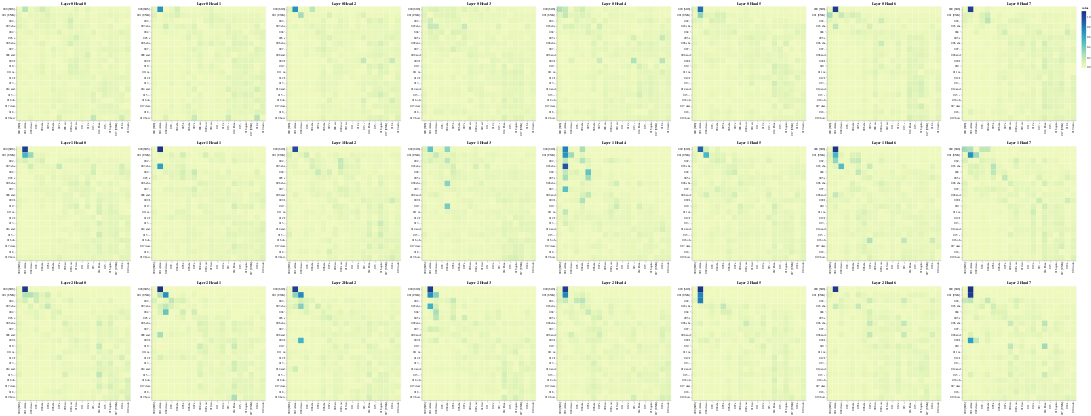

Write notebook code for a chart like this one.
### Code cell
# Let's take a look into the Cross Attention [Where the translation task happens]
Get_All_Attention_Maps(model, "encoder-decoder", layers, heads, encoder_input_tokens, decoder_input_tokens, min(20, sentence_length))

### Figure 1 — Vega-Lite specification as saved in the notebook (floating-point values rounded to 4 significant figures; data arrays with more than 128 entries replaced by an {"elided": "..."} marker saying what was removed)
{"config": {"view": {"continuousWidth": 300, "continuousHeight": 300}}, "vconcat": [{"hconcat": [{"data": {"name": "data-fe9b94c4f042a639076b80842dfdb759"}, "mark": {"type": "rect"}, "encoding": {"color": {"field": "value", "type": "quantitative"}, "tooltip": [{"field": "row", "type": "quantitative"}, {"field": "column", "type": "quantitative"}, {"field": "value", "type": "quantitative"}, {"field": "row_token", "type": "nominal"}, {"field": "col_token", "type": "nominal"}], "x": {"axis": {"title": ""}, "field": "col_token", "type": "nominal"}, "y": {"axis": {"title": ""}, "field": "row_token", "type": "nominal"}}, "height": 400, "name": "view_145", "title": "Layer 0 Head 0", "width": 400}, {"data": {"name": "data-cfd73d9a9e2d07bec420cdd62d9d96bd"}, "mark": {"type": "rect"}, "encoding": {"color": {"field": "value", "type": "quantitative"}, "tooltip": [{"field": "row", "type": "quantitative"}, {"field": "column", "type": "quantitative"}, {"field": "value", "type": "quantitative"}, {"field": "row_token", "type": "nominal"}, {"field": "col_token", "type": "nominal"}], "x": {"axis": {"title": ""}, "field": "col_token", "type": "nominal"}, "y": {"axis": {"title": ""}, "field": "row_token", "type": "nominal"}}, "height": 400, "name": "view_146", "title": "Layer 0 Head 1", "width": 400}, {"data": {"name": "data-982e53228d2c3126a882ca620349b96a"}, "mark": {"type": "rect"}, "encoding": {"color": {"field": "value", "type": "quantitative"}, "tooltip": [{"field": "row", "type": "quantitative"}, {"field": "column", "type": "quantitative"}, {"field": "value", "type": "quantitative"}, {"field": "row_token", "type": "nominal"}, {"field": "col_token", "type": "nominal"}], "x": {"axis": {"title": ""}, "field": "col_token", "type": "nominal"}, "y": {"axis": {"title": ""}, "field": "row_token", "type": "nominal"}}, "height": 400, "name": "view_147", "title": "Layer 0 Head 2", "width": 400}, {"data": {"name": "data-4fd834e54fa882d77713c4bd22dc0bca"}, "mark": {"type": "rect"}, "encoding": {"color": {"field": "value", "type": "quantitative"}, "tooltip": [{"field": "row", "type": "quantitative"}, {"field": "column", "type": "quantitative"}, {"field": "value", "type": "quantitative"}, {"field": "row_token", "type": "nominal"}, {"field": "col_token", "type": "nominal"}], "x": {"axis": {"title": ""}, "field": "col_token", "type": "nominal"}, "y": {"axis": {"title": ""}, "field": "row_token", "type": "nominal"}}, "height": 400, "name": "view_148", "title": "Layer 0 Head 3", "width": 400}, {"data": {"name": "data-8f08ed11ddf3c771c9a386c69499b374"}, "mark": {"type": "rect"}, "encoding": {"color": {"field": "value", "type": "quantitative"}, "tooltip": [{"field": "row", "type": "quantitative"}, {"field": "column", "type": "quantitative"}, {"field": "value", "type": "quantitative"}, {"field": "row_token", "type": "nominal"}, {"field": "col_token", "type": "nominal"}], "x": {"axis": {"title": ""}, "field": "col_token", "type": "nominal"}, "y": {"axis": {"title": ""}, "field": "row_token", "type": "nominal"}}, "height": 400, "name": "view_149", "title": "Layer 0 Head 4", "width": 400}, {"data": {"name": "data-127598985263ff9b978a88473c3baa06"}, "mark": {"type": "rect"}, "encoding": {"color": {"field": "value", "type": "quantitative"}, "tooltip": [{"field": "row", "type": "quantitative"}, {"field": "column", "type": "quantitative"}, {"field": "value", "type": "quantitative"}, {"field": "row_token", "type": "nominal"}, {"field": "col_token", "type": "nominal"}], "x": {"axis": {"title": ""}, "field": "col_token", "type": "nominal"}, "y": {"axis": {"title": ""}, "field": "row_token", "type": "nominal"}}, "height": 400, "name": "view_150", "title": "Layer 0 Head 5", "width": 400}, {"data": {"name": "data-b66510b7ce63f873879132250050b1b9"}, "mark": {"type": "rect"}, "encoding": {"color": {"field": "value", "type": "quantitative"}, "tooltip": [{"field": "row", "type": "quantitative"}, {"field": "column", "type": "quantitative"}, {"field": "value", "type": "quantitative"}, {"field": "row_token", "type": "nominal"}, {"field": "col_token", "type": "nominal"}], "x": {"axis": {"title": ""}, "field": "col_token", "type": "nominal"}, "y": {"axis": {"title": ""}, "field": "row_token", "type": "nominal"}}, "height": 400, "name": "view_151", "title": "Layer 0 Head 6", "width": 400}, {"data": {"name": "data-cde2e780a6af63e979c82c3d02ef7981"}, "mark": {"type": "rect"}, "encoding": {"color": {"field": "value", "type": "quantitative"}, "tooltip": [{"field": "row", "type": "quantitative"}, {"field": "column", "type": "quantitative"}, {"field": "value", "type": "quantitative"}, {"field": "row_token", "type": "nominal"}, {"field": "col_token", "type": "nominal"}], "x": {"axis": {"title": ""}, "field": "col_token", "type": "nominal"}, "y": {"axis": {"title": ""}, "field": "row_token", "type": "nominal"}}, "height": 400, "name": "view_152", "title": "Layer 0 Head 7", "width": 400}]}, {"hconcat": [{"data": {"name": "data-cace3e61bb6c17ac0b738a1f8863a3d3"}, "mark": {"type": "rect"}, "encoding": {"color": {"field": "value", "type": "quantitative"}, "tooltip": [{"field": "row", "type": "quantitative"}, {"field": "column", "type": "quantitative"}, {"field": "value", "type": "quantitative"}, {"field": "row_token", "type": "nominal"}, {"field": "col_token", "type": "nominal"}], "x": {"axis": {"title": ""}, "field": "col_token", "type": "nominal"}, "y": {"axis": {"title": ""}, "field": "row_token", "type": "nominal"}}, "height": 400, "name": "view_153", "title": "Layer 1 Head 0", "width": 400}, {"data": {"name": "data-56b84fde2292764c95a89f5261d25989"}, "mark": {"type": "rect"}, "encoding": {"color": {"field": "value", "type": "quantitative"}, "tooltip": [{"field": "row", "type": "quantitative"}, {"field": "column", "type": "quantitative"}, {"field": "value", "type": "quantitative"}, {"field": "row_token", "type": "nominal"}, {"field": "col_token", "type": "nominal"}], "x": {"axis": {"title": ""}, "field": "col_token", "type": "nominal"}, "y": {"axis": {"title": ""}, "field": "row_token", "type": "nominal"}}, "height": 400, "name": "view_154", "title": "Layer 1 Head 1", "width": 400}, {"data": {"name": "data-bdceac77d621467f21c48002335c421d"}, "mark": {"type": "rect"}, "encoding": {"color": {"field": "value", "type": "quantitative"}, "tooltip": [{"field": "row", "type": "quantitative"}, {"field": "column", "type": "quantitative"}, {"field": "value", "type": "quantitative"}, {"field": "row_token", "type": "nominal"}, {"field": "col_token", "type": "nominal"}], "x": {"axis": {"title": ""}, "field": "col_token", "type": "nominal"}, "y": {"axis": {"title": ""}, "field": "row_token", "type": "nominal"}}, "height": 400, "name": "view_155", "title": "Layer 1 Head 2", "width": 400}, {"data": {"name": "data-8618f9e651391b9be15a28787f4e34d9"}, "mark": {"type": "rect"}, "encoding": {"color": {"field": "value", "type": "quantitative"}, "tooltip": [{"field": "row", "type": "quantitative"}, {"field": "column", "type": "quantitative"}, {"field": "value", "type": "quantitative"}, {"field": "row_token", "type": "nominal"}, {"field": "col_token", "type": "nominal"}], "x": {"axis": {"title": ""}, "field": "col_token", "type": "nominal"}, "y": {"axis": {"title": ""}, "field": "row_token", "type": "nominal"}}, "height": 400, "name": "view_156", "title": "Layer 1 Head 3", "width": 400}, {"data": {"name": "data-ba9c8c63063db4bc328cad3a179ed453"}, "mark": {"type": "rect"}, "encoding": {"color": {"field": "value", "type": "quantitative"}, "tooltip": [{"field": "row", "type": "quantitative"}, {"field": "column", "type": "quantitative"}, {"field": "value", "type": "quantitative"}, {"field": "row_token", "type": "nominal"}, {"field": "col_token", "type": "nominal"}], "x": {"axis": {"title": ""}, "field": "col_token", "type": "nominal"}, "y": {"axis": {"title": ""}, "field": "row_token", "type": "nominal"}}, "height": 400, "name": "view_157", "title": "Layer 1 Head 4", "width": 400}, {"data": {"name": "data-951a7a21bfea7360c52c163d1d0d597d"}, "mark": {"type": "rect"}, "encoding": {"color": {"field": "value", "type": "quantitative"}, "tooltip": [{"field": "row", "type": "quantitative"}, {"field": "column", "type": "quantitative"}, {"field": "value", "type": "quantitative"}, {"field": "row_token", "type": "nominal"}, {"field": "col_token", "type": "nominal"}], "x": {"axis": {"title": ""}, "field": "col_token", "type": "nominal"}, "y": {"axis": {"title": ""}, "field": "row_token", "type": "nominal"}}, "height": 400, "name": "view_158", "title": "Layer 1 Head 5", "width": 400}, {"data": {"name": "data-dbc4b7746c7408f885f430518189d96d"}, "mark": {"type": "rect"}, "encoding": {"color": {"field": "value", "type": "quantitative"}, "tooltip": [{"field": "row", "type": "quantitative"}, {"field": "column", "type": "quantitative"}, {"field": "value", "type": "quantitative"}, {"field": "row_token", "type": "nominal"}, {"field": "col_token", "type": "nominal"}], "x": {"axis": {"title": ""}, "field": "col_token", "type": "nominal"}, "y": {"axis": {"title": ""}, "field": "row_token", "type": "nominal"}}, "height": 400, "name": "view_159", "title": "Layer 1 Head 6", "width": 400}, {"data": {"name": "data-09053284e61a882d3ede29ab51410c37"}, "mark": {"type": "rect"}, "encoding": {"color": {"field": "value", "type": "quantitative"}, "tooltip": [{"field": "row", "type": "quantitative"}, {"field": "column", "type": "quantitative"}, {"field": "value", "type": "quantitative"}, {"field": "row_token", "type": "nominal"}, {"field": "col_token", "type": "nominal"}], "x": {"axis": {"title": ""}, "field": "col_token", "type": "nominal"}, "y": {"axis": {"title": ""}, "field": "row_token", "type": "nominal"}}, "height": 400, "name": "view_160", "title": "Layer 1 Head 7", "width": 400}]}, {"hconcat": [{"data": {"name": "data-f2606f4d95d36b95c109819a4e849de9"}, "mark": {"type": "rect"}, "encoding": {"color": {"field": "value", "type": "quantitative"}, "tooltip": [{"field": "row", "type": "quantitative"}, {"field": "column", "type": "quantitative"}, {"field": "value", "type": "quantitative"}, {"field": "row_token", "type": "nominal"}, {"field": "col_token", "type": "nominal"}], "x": {"axis": {"title": ""}, "field": "col_token", "type": "nominal"}, "y": {"axis": {"title": ""}, "field": "row_token", "type": "nominal"}}, "height": 400, "name": "view_161", "title": "Layer 2 Head 0", "width": 400}, {"data": {"name": "data-b7aa6372908656151e9559658bc22d03"}, "mark": {"type": "rect"}, "encoding": {"color": {"field": "value", "type": "quantitative"}, "tooltip": [{"field": "row", "type": "quantitative"}, {"field": "column", "type": "quantitative"}, {"field": "value", "type": "quantitative"}, {"field": "row_token", "type": "nominal"}, {"field": "col_token", "type": "nominal"}], "x": {"axis": {"title": ""}, "field": "col_token", "type": "nominal"}, "y": {"axis": {"title": ""}, "field": "row_token", "type": "nominal"}}, "height": 400, "name": "view_162", "title": "Layer 2 Head 1", "width": 400}, {"data": {"name": "data-03735ce2e367255a448f4763842c5129"}, "mark": {"type": "rect"}, "encoding": {"color": {"field": "value", "type": "quantitative"}, "tooltip": [{"field": "row", "type": "quantitative"}, {"field": "column", "type": "quantitative"}, {"field": "value", "type": "quantitative"}, {"field": "row_token", "type": "nominal"}, {"field": "col_token", "type": "nominal"}], "x": {"axis": {"title": ""}, "field": "col_token", "type": "nominal"}, "y": {"axis": {"title": ""}, "field": "row_token", "type": "nominal"}}, "height": 400, "name": "view_163", "title": "Layer 2 Head 2", "width": 400}, {"data": {"name": "data-0e27f67887cbbd3cb3025b0053140085"}, "mark": {"type": "rect"}, "encoding": {"color": {"field": "value", "type": "quantitative"}, "tooltip": [{"field": "row", "type": "quantitative"}, {"field": "column", "type": "quantitative"}, {"field": "value", "type": "quantitative"}, {"field": "row_token", "type": "nominal"}, {"field": "col_token", "type": "nominal"}], "x": {"axis": {"title": ""}, "field": "col_token", "type": "nominal"}, "y": {"axis": {"title": ""}, "field": "row_token", "type": "nominal"}}, "height": 400, "name": "view_164", "title": "Layer 2 Head 3", "width": 400}, {"data": {"name": "data-33638be3ddca321c159c930b3c089505"}, "mark": {"type": "rect"}, "encoding": {"color": {"field": "value", "type": "quantitative"}, "tooltip": [{"field": "row", "type": "quantitative"}, {"field": "column", "type": "quantitative"}, {"field": "value", "type": "quantitative"}, {"field": "row_token", "type": "nominal"}, {"field": "col_token", "type": "nominal"}], "x": {"axis": {"title": ""}, "field": "col_token", "type": "nominal"}, "y": {"axis": {"title": ""}, "field": "row_token", "type": "nominal"}}, "height": 400, "name": "view_165", "title": "Layer 2 Head 4", "width": 400}, {"data": {"name": "data-06f10a50db5970f13a8901b5cb1cd087"}, "mark": {"type": "rect"}, "encoding": {"color": {"field": "value", "type": "quantitative"}, "tooltip": [{"field": "row", "type": "quantitative"}, {"field": "column", "type": "quantitative"}, {"field": "value", "type": "quantitative"}, {"field": "row_token", "type": "nominal"}, {"field": "col_token", "type": "nominal"}], "x": {"axis": {"title": ""}, "field": "col_token", "type": "nominal"}, "y": {"axis": {"title": ""}, "field": "row_token", "type": "nominal"}}, "height": 400, "name": "view_166", "title": "Layer 2 Head 5", "width": 400}, {"data": {"name": "data-9a6789f57f30b79e9216931851c957b5"}, "mark": {"type": "rect"}, "encoding": {"color": {"field": "value", "type": "quantitative"}, "tooltip": [{"field": "row", "type": "quantitative"}, {"field": "column", "type": "quantitative"}, {"field": "value", "type": "quantitative"}, {"field": "row_token", "type": "nominal"}, {"field": "col_token", "type": "nominal"}], "x": {"axis": {"title": ""}, "field": "col_token", "type": "nominal"}, "y": {"axis": {"title": ""}, "field": "row_token", "type": "nominal"}}, "height": 400, "name": "view_167", "title": "Layer 2 Head 6", "width": 400}, {"data": {"name": "data-274d13447e3201d4f3ff049e4028a1ea"}, "mark": {"type": "rect"}, "encoding": {"color": {"field": "value", "type": "quantitative"}, "tooltip": [{"field": "row", "type": "quantitative"}, {"field": "column", "type": "quantitative"}, {"field": "value", "type": "quantitative"}, {"field": "row_token", "type": "nominal"}, {"field": "col_token", "type": "nominal"}], "x": {"axis": {"title": ""}, "field": "col_token", "type": "nominal"}, "y": {"axis": {"title": ""}, "field": "row_token", "type": "nominal"}}, "height": 400, "name": "view_168", "title": "Layer 2 Head 7", "width": 400}]}], "params": [{"name": "param_145", "select": {"type": "interval", "encodings": ["x", "y"]}, "bind": "scales", "views": ["view_145"]}, {"name": "param_146", "select": {"type": "interval", "encodings": ["x", "y"]}, "bind": "scales", "views": ["view_146"]}, {"name": "param_147", "select": {"type": "interval", "encodings": ["x", "y"]}, "bind": "scales", "views": ["view_147"]}, {"name": "param_148", "select": {"type": "interval", "encodings": ["x", "y"]}, "bind": "scales", "views": ["view_148"]}, {"name": "param_149", "select": {"type": "interval", "encodings": ["x", "y"]}, "bind": "scales", "views": ["view_149"]}, {"name": "param_150", "select": {"type": "interval", "encodings": ["x", "y"]}, "bind": "scales", "views": ["view_150"]}, {"name": "param_151", "select": {"type": "interval", "encodings": ["x", "y"]}, "bind": "scales", "views": ["view_151"]}, {"name": "param_152", "select": {"type": "interval", "encodings": ["x", "y"]}, "bind": "scales", "views": ["view_152"]}, {"name": "param_153", "select": {"type": "interval", "encodings": ["x", "y"]}, "bind": "scales", "views": ["view_153"]}, {"name": "param_154", "select": {"type": "interval", "encodings": ["x", "y"]}, "bind": "scales", "views": ["view_154"]}, {"name": "param_155", "select": {"type": "interval", "encodings": ["x", "y"]}, "bind": "scales", "views": ["view_155"]}, {"name": "param_156", "select": {"type": "interval", "encodings": ["x", "y"]}, "bind": "scales", "views": ["view_156"]}, {"name": "param_157", "select": {"type": "interval", "encodings": ["x", "y"]}, "bind": "scales", "views": ["view_157"]}, {"name": "param_158", "select": {"type": "interval", "encodings": ["x", "y"]}, "bind": "scales", "views": ["view_158"]}, {"name": "param_159", "select": {"type": "interval", "encodings": ["x", "y"]}, "bind": "scales", "views": ["view_159"]}, {"name": "param_160", "select": {"type": "interval", "encodings": ["x", "y"]}, "bind": "scales", "views": ["view_160"]}, {"name": "param_161", "select": {"type": "interval", "encodings": ["x", "y"]}, "bind": "scales", "views": ["view_161"]}, {"name": "param_162", "select": {"type": "interval", "encodings": ["x", "y"]}, "bind": "scales", "views": ["view_162"]}, {"name": "param_163", "select": {"type": "interval", "encodings": ["x", "y"]}, "bind": "scales", "views": ["view_163"]}, {"name": "param_164", "select": {"type": "interval", "encodings": ["x", "y"]}, "bind": "scales", "views": ["view_164"]}, {"name": "param_165", "select": {"type": "interval", "encodings": ["x", "y"]}, "bind": "scales", "views": ["view_165"]}, {"name": "param_166", "select": {"type": "interval", "encodings": ["x", "y"]}, "bind": "scales", "views": ["view_166"]}, {"name": "param_167", "select": {"type": "interval", "encodings": ["x", "y"]}, "bind": "scales", "views": ["view_167"]}, {"name": "param_168", "select": {"type": "interval", "encodings": ["x", "y"]}, "bind": "scales", "views": ["view_168"]}], "$schema": "https://vega.github.io/schema/vega-lite/v5.17.0.json", "datasets": {"data-fe9b94c4f042a639076b80842dfdb759": {"elided": "400 records"}, "data-cfd73d9a9e2d07bec420cdd62d9d96bd": {"elided": "400 records"}, "data-982e53228d2c3126a882ca620349b96a": {"elided": "400 records"}, "data-4fd834e54fa882d77713c4bd22dc0bca": {"elided": "400 records"}, "data-8f08ed11ddf3c771c9a386c69499b374": {"elided": "400 records"}, "data-127598985263ff9b978a88473c3baa06": {"elided": "400 records"}, "data-b66510b7ce63f873879132250050b1b9": {"elided": "400 records"}, "data-cde2e780a6af63e979c82c3d02ef7981": {"elided": "400 records"}, "data-cace3e61bb6c17ac0b738a1f8863a3d3": {"elided": "400 records"}, "data-56b84fde2292764c95a89f5261d25989": {"elided": "400 records"}, "data-bdceac77d621467f21c48002335c421d": {"elided": "400 records"}, "data-8618f9e651391b9be15a28787f4e34d9": {"elided": "400 records"}, "data-ba9c8c63063db4bc328cad3a179ed453": {"elided": "400 records"}, "data-951a7a21bfea7360c52c163d1d0d597d": {"elided": "400 records"}, "data-dbc4b7746c7408f885f430518189d96d": {"elided": "400 records"}, "data-09053284e61a882d3ede29ab51410c37": {"elided": "400 records"}, "data-f2606f4d95d36b95c109819a4e849de9": {"elided": "400 records"}, "data-b7aa6372908656151e9559658bc22d03": {"elided": "400 records"}, "data-03735ce2e367255a448f4763842c5129": {"elided": "400 records"}, "data-0e27f67887cbbd3cb3025b0053140085": {"elided": "400 records"}, "data-33638be3ddca321c159c930b3c089505": {"elided": "400 records"}, "data-06f10a50db5970f13a8901b5cb1cd087": {"elided": "400 records"}, "data-9a6789f57f30b79e9216931851c957b5": {"elided": "400 records"}, "data-274d13447e3201d4f3ff049e4028a1ea": {"elided": "400 records"}}}
